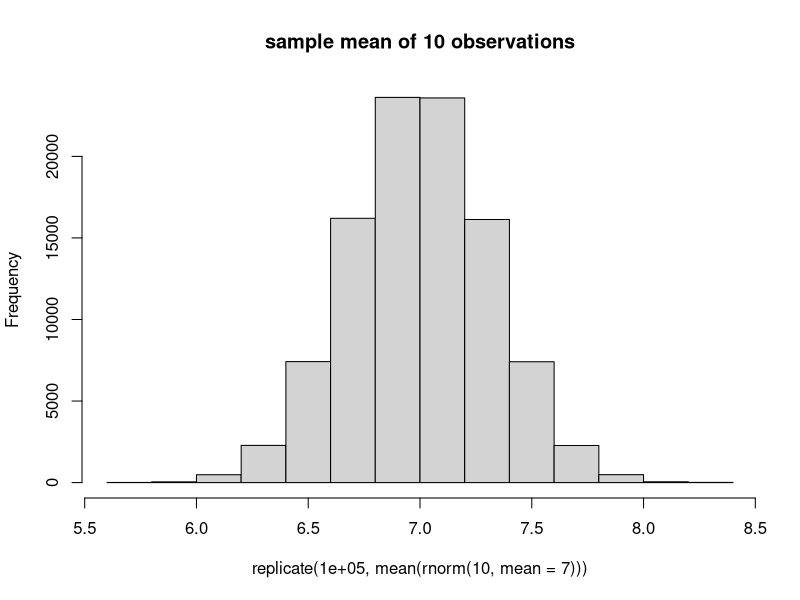

Here is the R script that generated this plot:
## ---- chunk 1
mean(rnorm(10))
mean(rnorm(10))
mean(rnorm(10))
## ---- chunk 2
set.seed(0)
x <- rnorm(10)
x
## ---- chunk 3
mean(rnorm(10))
mean(rnorm(10))
mean(rnorm(10))
## ---- chunk 4
xbar <- replicate(5, mean(rnorm(10,mean=7)))
xbar
## ---- chunk 5
hist(replicate(1e5, mean(rnorm(10,mean=7))),main="sample mean of 10 observations")
